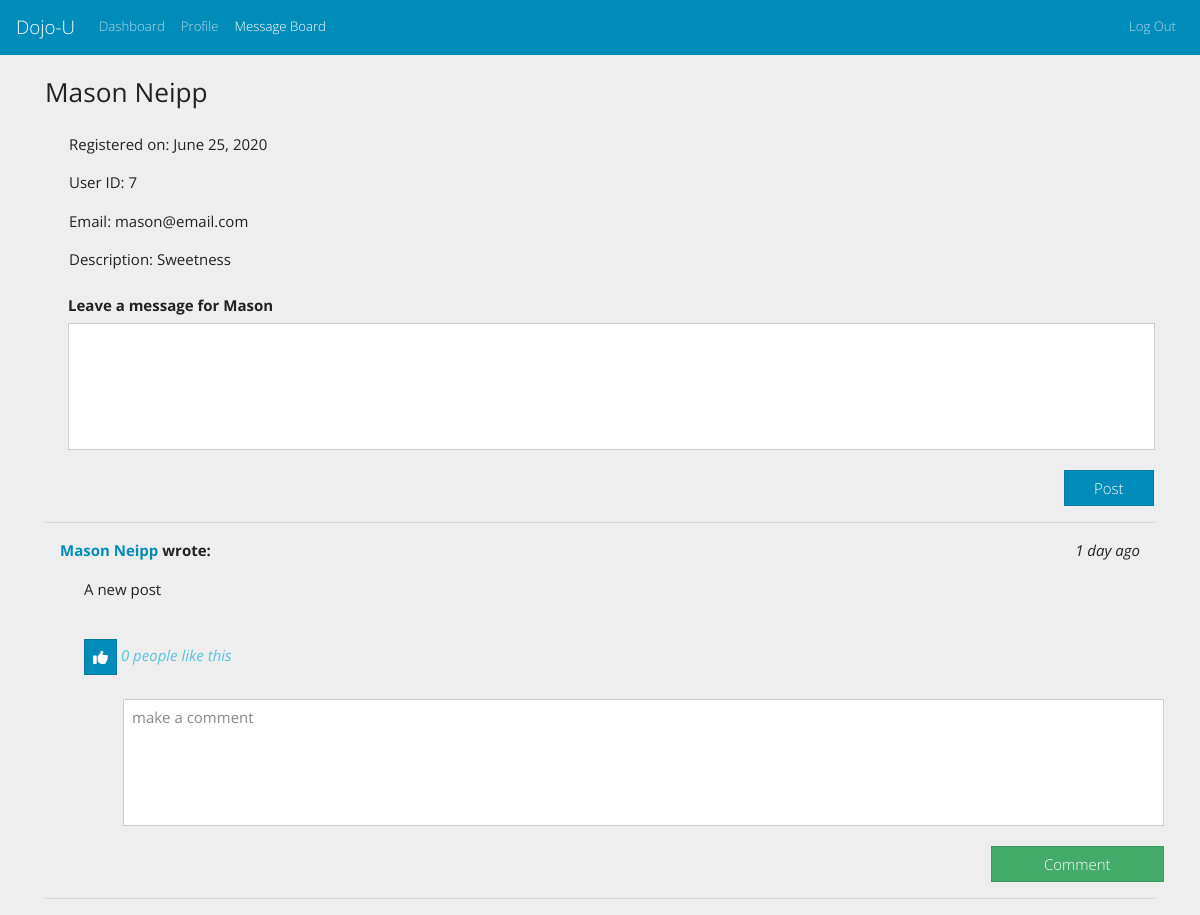
/users/show/7/ (signed in), run on the app's committed database.
### login_app/models.py (models this page shows)
class User(models.Model):
    first_name = models.CharField(max_length=255)
    last_name = models.CharField(max_length=255)
    email = models.CharField(max_length=255)
    password = models.CharField(max_length=255)
    user_level_choices =[
        (0,"Normal"),
        (9,"Admin")
    ]
    description = models.TextField(null=True)
    user_level = models.IntegerField(choices=user_level_choices, default=0)
    created_at = models.DateTimeField(auto_now_add=True)
    edited_at = models.DateTimeField(auto_now=True)
    objects = userManager()
    def dateCreated(self):
        return self.created_at.strftime("%B %d, %Y")

### dashboard_app/models.py (models this page shows, shortened)
class Post(models.Model):
    content = models.TextField()
    board = models.ForeignKey(User, related_name="board_posts", on_delete=models.CASCADE)
    creator = models.ForeignKey(User, related_name="has_posts", on_delete=models.CASCADE)
    likes = models.ManyToManyField(User, related_name="liked_posts")
    created_at = models.DateTimeField(auto_now_add=True)
    edited_at = models.DateTimeField(auto_now=True)
    def canDelete(self):
        now = timezone.now()
        diff = now - self.created_at
        if diff.days >= 0 and diff.seconds < 3600:
            minutes = math.floor(diff.seconds/60)
            if minutes <= 15:
                return True
            else:
                return False
        else:
            return False
    def whenCreated(self):
        now = timezone.now()
        diff = now - self.created_at
        if diff.days == 0 and diff.seconds >= 0 and diff.seconds < 60:
            seconds= diff.seconds
            if seconds == 1:
                return str(seconds) +  " second ago"
            else:
                return str(seconds) + " seconds ago"
        if diff.days == 0 and diff.seconds >= 60 and diff.seconds < 3600:
            minutes= math.floor(diff.seconds/60)
            if minutes == 1:
                return str(minutes) + " minute ago"
            else:
                return str(minutes) + " minutes ago"
        if diff.days == 0 and diff.seconds >= 3600 and diff.seconds < 86400:
            hours= math.floor(diff.seconds/3600)
            if hours == 1:
                return str(hours) + " hour ago"
            else:
                return str(hours) + " hours ago"
        if diff.days >= 1 and diff.days < 30:
            days= diff.days
            if days == 1:
                return str(days) + " day ago"
            else:
                return str(days) + " days ago"
    def numberOfLikes(self):
        likes = self.likes.all()
        if len(likes) == 1:
            return str(len(likes)) + " person likes this"
        else:
            return str(len(likes)) + " people like this"

### dashboard_app/views.py (the view)
# urls.py: path('users/show/<int:user_id>/', db_views.message_board, name="message_board"),
def message_board(request, user_id):
    if "user_id" not in request.session:
        return redirect(reverse("home"))
    context={
        "logged_user":User.objects.get(id=request.session["user_id"]),
        "all_users":User.objects.all(),
        "user":User.objects.get(id=user_id),
    }
    return render(request, "message_board.html",context)

### dashboard_app/templates/message_board.html (shortened to what this page needs)
<!DOCTYPE html>
<html lang="en">
<head>
    <link href="https://stackpath.bootstrapcdn.com/bootswatch/4.5.0/yeti/bootstrap.min.css" rel="stylesheet"
>
</head>
<body class="bg-secondary">
    <nav class="navbar navbar-expand-lg navbar-dark bg-primary justify-content-">
        <a class="navbar-brand">Dojo-U</a>
        <div class="collapse navbar-collapse" id="navbarColor01">
            <div class="navbar-nav mr-auto">
                <a class="nav-link nav-item" href="{% url 'dashboard' %}">Dashboard</a>
                <a class="nav-link nav-item" href="{% url 'profile' %}">Profile</a>
                <a class="nav-link nav-item active disabled" href="{% url 'message_board' logged_user.id %}">Message Board</a>
            </div>
            <div class="navbar-nav ml-auto">
                <a class="nav-link nav-item" href="{% url 'logout' %}">Log Out</a>
            </div>
        </div>
    </nav>
    <br>
    <div class="container">
        <h3 class="mb-4"><strong>{{user.first_name}} {{user.last_name}}</strong></h3>
        <div class="user-info ml-4">
            <p>Registered on: {{user.dateCreated}}</p>
            <p>User ID: {{user.id}}</p>
            <p>Email: {{user.email}}</p>
            <p>Description: {{user.description}}</p>
        </div>
        <div class="row ml-2">
            <div class="col-sm-12">
                <form action="{% url 'make_post' user.id %}" method="POST" id="message_form">
                    <div class="form-group">
                        <label for="message" class="col-form-label"><strong>Leave a message for
                                {{user.first_name}}</strong></label>
                        <textarea class="form-control" name="message" id="message" rows="5"
                            style="resize:none;"></textarea>
                    </div>
                </form>
            </div>
            <div class="row col-sm-12 px-3 ml-0 mt-1">
                <input form="message_form" type="submit" class="col-sm-12 col-md-1 btn btn-primary text-white ml-auto"
                    value="Post"></input>
            </div>
        </div>
        <hr>
        <div id="posts">
            {% for post in user.board_posts.all reversed %}
            <div class="container">
                <div class="row">
                    <div class="col-sm-12 d-flex justify-content-between">
                        <p class="inline-block"><strong><a
                                    href="{% url 'message_board' post.creator.id %}">{{post.creator.first_name}}
                                    {{post.creator.last_name}}</a> wrote:</strong></p>
                        <p class="inline-block"><em>{{post.whenCreated}}</em></p>
                    </div>
                    <div class="col-sm-12 ml-4 d-flex justify-content-between">
                        <p class="inline-block">{{post.content}}</p>
                    </div>
                    <br>
                    <div class="col-sm-12 ml-4">
                        {% if logged_user in post.likes.all %}
                        <form action="{% url 'unlike_post' post.id %}" method='POST' ajax="unlike_post">
                            {% csrf_token %}
                            <button type="submit" class="btn btn-info" data-toggle="tooltip" data-placement="right"
                                title="{% for user in post.likes.all %} {{user.first_name }} {{user.last_name}} {% endfor %}"><i
                                    class="fas fa-thumbs-up"></i></button>
                            <span class="text-info"><em>{{post.numberOfLikes}}</em></span>
                            {% else %}
                            <form action="{% url 'like_post' post.id %}" method='POST' ajax="like_post">
                                <button type="submit" class="btn btn-primary" data-toggle="tooltip"
                                    data-placement="right"
                                    title="{% for user in post.likes.all %} {{user.first_name }} {{user.last_name}} {% endfor %}"><i
                                        class="fas fa-thumbs-up"></i></button>
                                <span class="text-info"><em>{{post.numberOfLikes}}</em></span>
                            </form>
                            {% endif %}
                    </div>
                </div>
                <div class="row mt-4 ml-4">
                    <div class="col-sm-12 col-md-12 ml-4">
                        <form action="{% url 'make_comment' post.id %}" method="POST" id="comment_form_{{post.id}}"
                            ajax="make_comment">
                            <div class="form-group">
                                <textarea class="form-control" name="comment" id="comment" rows="5" style="resize:none;"
                                    placeholder="make a comment"></textarea>
                            </div>
                        </form>
                    </div>
                    <div class="row col-sm-12 ml-4 mt-1 d-flex justify-content-end">
                        <input form="comment_form_{{post.id}}" type="submit"
                            class="col-sm-12 col-md-2 btn btn-success text-white ml-auto" value="Comment">
                    </div>
                </div>
            </div>
            <hr>
            {% endfor %}
        </div>
    </div>
</body>
</html>

### data on the page
User: first_name "Mason", last_name "Neipp", dateCreated "June 25, 2020", id "7", email "mason@email.com", description "Sweetness"
Post: creator.first_name "Mason", creator.last_name "Neipp", whenCreated "1 day ago", content "A new post", numberOfLikes "0 people like this"
